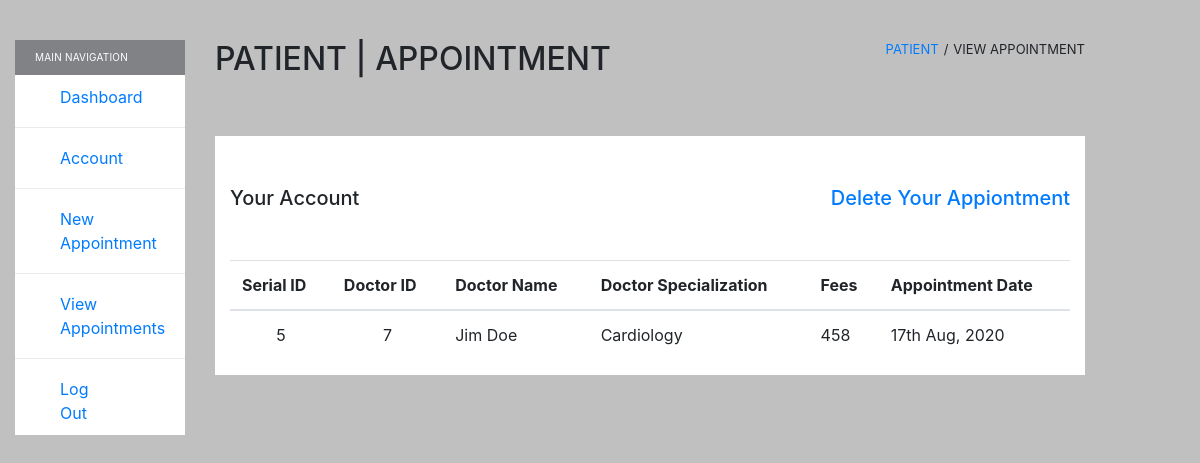
The page /project_versity_hospital/patient-view-appointments.php (signed in) on the database its author committed.
### tables this page shows
CREATE TABLE IF NOT EXISTS `appointment` (
  `id` int(11) NOT NULL AUTO_INCREMENT,
  `specialization` varchar(255) NOT NULL,
  `patientId` int(11) NOT NULL,
  `patientName` varchar(255) NOT NULL,
  `patientContact` varchar(11) NOT NULL,
  `doctorId` int(11) NOT NULL,
  `doctorName` varchar(255) NOT NULL,
  `consultancyFees` int(5) NOT NULL,
  `appointmentDate` varchar(255) DEFAULT current_timestamp(),
  `postingDate` timestamp NULL DEFAULT current_timestamp(),
  `status` int(1) NOT NULL DEFAULT 1,
  PRIMARY KEY (`id`)
);

### project_versity_hospital/inc/patient/view-appointment-dashboard.php (the view, shortened to what this page needs)
<div class="container-fluid container-fullw bg-white doctor-specialization">
    <div class="row">
        <div class="col-md-12 doctor-specialization-list">
            <div class="d-flex justify-content-between">
                <h5>Your Account</h5>
                <h5><a class="update" href='patient-delete-appiontment.php'>Delete Your Appiontment</a></h5>
            </div>
            <?php if(mysqli_num_rows($result)==0){ ?>
            <p class="not-found-search-result">No Appointment</p>
            <?php }else{ ?>
            <form method="POST">
                <table class="table table-hover" id="sample-table-1">
                    <thead>
                        <tr>
                            <th>Serial ID</th>
                            <th>Doctor ID</th>
                            <th>Doctor Name</th>
                            <th>Doctor Specialization</th>
                            <th>Fees</th>
                            <th class="hidden-xs">Appointment Date</th>
                        </tr>
                    </thead>
                    <tbody>
                    <?php
                    while ($data = mysqli_fetch_assoc($result)) {
                        $appointmentDate = strtotime($data['appointmentDate']);
                        $appointmentDate = date("jS M, Y", $appointmentDate);
                    ?>
                    <tr>
                        <td class="text-center"><?php echo $data['id'];?></td>
                        <td class="text-center"><?php echo $data['doctorId'];?></td>
                        <td><?php echo $data['doctorName'];?></td>
                        <td><?php echo $data['specialization'];?></td>
                        <td><?php echo $data['consultancyFees'];?></td>
                        <td><?php echo $appointmentDate;?></td>
                    </tr>
                    <?php
                        }
                    ?>
                    </tbody>
                </table>
            </form>
            <?php } ?>
        </div>
    </div>
</div>

### project_versity_hospital/assets/css/main.css (style rules this page uses)
a, a:hover { text-decoration: none; }
.bg-color { background-color: silver; }
.doctor-specialization-list { padding-top: 50px; }
.doctor-specialization-list h5 { margin-bottom: 50px; }

### rows shown on the page
appointment: id "5", doctorId "7", doctorName "Jim Doe", specialization "Cardiology", consultancyFees "458", appointmentDate "17th Aug, 2020"
